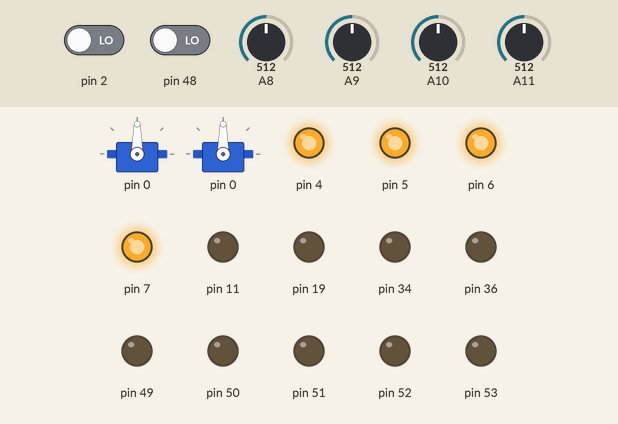
The sketch below on a simulated Arduino Mega 2560, built with avr-gcc and run on an emulated ATmega2560. On the bench: 2 × servo, output pins drawn as LEDs (lit = HIGH). The inputs (shaded band) are chosen by the test bench; at power-on: pin 2 LOW, pin 48 LOW, A8 = 512, A9 = 512, A10 = 512, A11 = 512.

Above: at 1.5 s.
At 2.5 s:
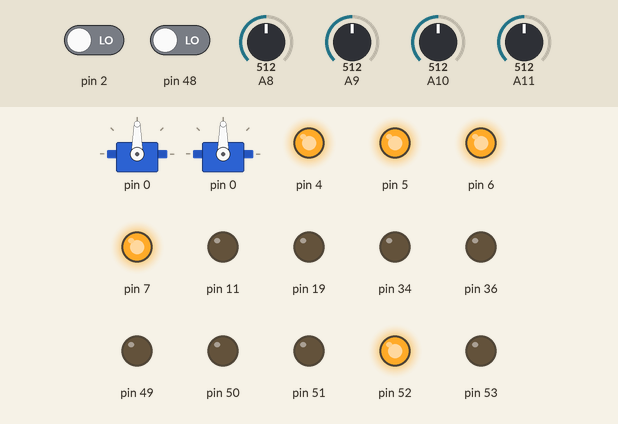
At 3.5 s:
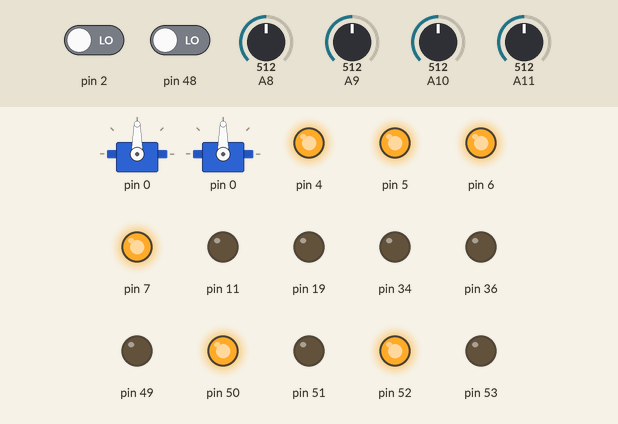
Timing chart, 0 to 4.5 s (numbered marks = the images above):
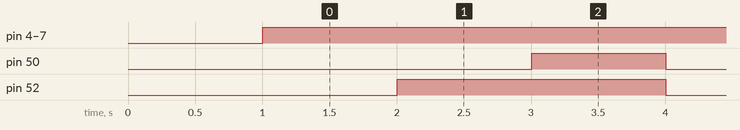

The sketch:

inicio.ino
```cpp
#include <Servo.h>
#include "sensores.h"
#include "robo_hardware.h"
#include "estrategia.h"
HSV hsvEsquerdo;
//RGB rgbDireito;
//sensores sensor;
/*float h_media=0;
float v_media=0;
int janela=20;*/

estrategia ex;
///SensorCor teste(S2_DIREITO,S3_DIREITO,OUT_DIREITO);

void setup(){
  //robo.configurar();
  Serial.begin(9600);
  ex.configura();
  Serial.end();
  delay(1000);
}


void loop(){
  ex.run();
  /*
  //sensor.luz();
  h_media=0;
  for(int i=0; i < janela; i++){
    hsvEsquerdo = teste.getHSV();
    h_media += hsvEsquerdo.h;
    v_media += hsvEsquerdo.v;
  }
  h_media = h_media/janela;
  v_media = v_media/janela;
  //
  //robo.acionarMotores(50,50);
  //Serial.println(robo.distanciaLado());
  Serial.print("h: ");
  Serial.print(h_media);
  Serial.print(" v: ");
  Serial.println(v_media);

  delay(300);
*/


}
```

Measured:
- by itself, pin 4–7: LOW → HIGH at 1.0 s
- by itself, pin 50: alternates HIGH for 1.0 s and LOW for 2.0 s
- by itself, pin 52: alternates HIGH for 2.0 s and LOW for 1.0 s
